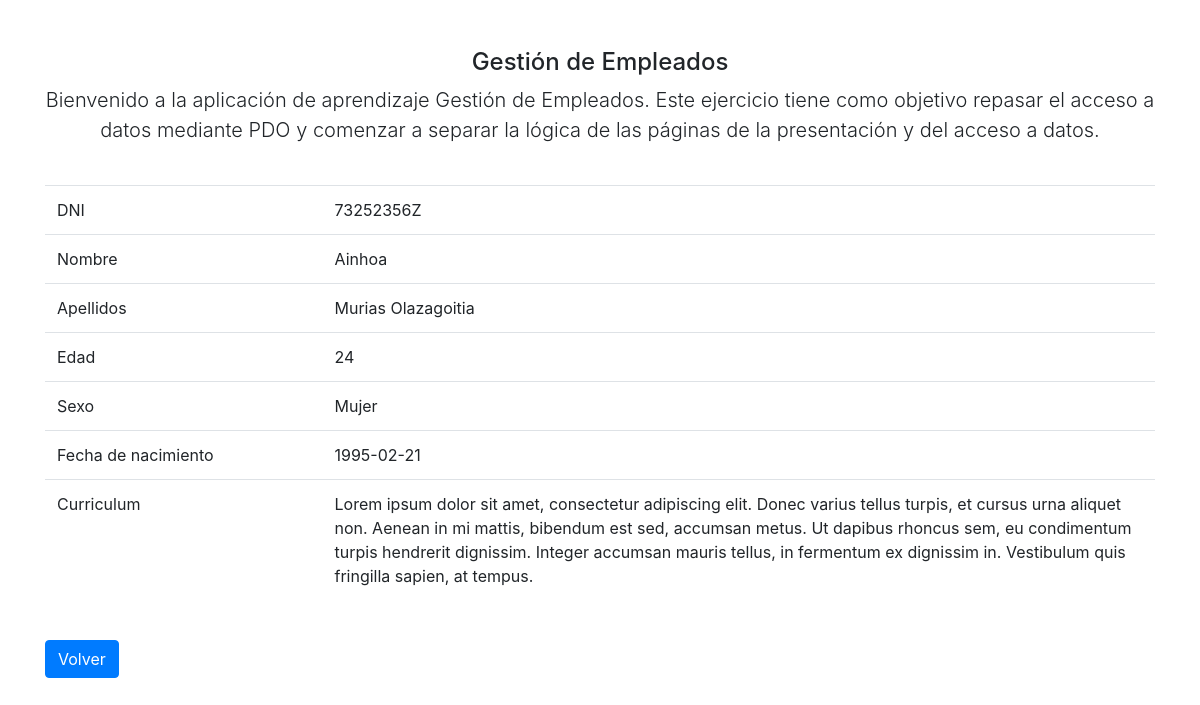
/index.php?accion=detalle&id=3, run on the app's committed database.
### tables this page shows
CREATE TABLE empleado (
    id INT NOT NULL AUTO_INCREMENT,
    nombre VARCHAR(100) NOT NULL,
    apellidos VARCHAR(100) NOT NULL,
    email VARCHAR(100) NOT NULL,
    dni VARCHAR(9) NOT NULL,
    sexo VARCHAR(20) NOT NULL,
    edad INT NOT NULL,
    fecha_nacimiento DATE NOT NULL,
    curriculum VARCHAR(500) NOT NULL,
    created_at TIMESTAMP NOT NULL DEFAULT NOW(),
    PRIMARY KEY (id)
);

### db_functions.php (called while the page is built, shortened)
<?php
function getById($dbh, $id){
    $stmt = $dbh->prepare("SELECT * FROM empleado WHERE id = :id");
    $stmt->setFetchMode(PDO::FETCH_OBJ);
    $data = array(
        "id" => $id
    );
    $stmt->execute($data);
    return $stmt->fetchObject();
}

### views/detalle.view.php (the view)
<?php require('partials/head.php') ?>
    <table class="table">
        <tr>
            <td class="w-25">DNI</td><td><?= $empleado->dni ?></td>
        </tr>
        <tr>
            <td>Nombre</td><td><?= $empleado->nombre ?></td>
        </tr>
        <tr>
            <td>Apellidos</td><td><?= $empleado->apellidos ?></td>
        </tr>
        <tr>
            <td>Edad</td><td><?= $empleado->edad ?></td>
        </tr>
        <tr>
            <td>Sexo</td><td><?= $empleado->sexo ?></td>
        </tr>
        <tr>
            <td>Fecha de nacimiento</td><td><?= $empleado->fecha_nacimiento ?></td>
        </tr>
        <tr>
            <td>Curriculum</td><td><?= $empleado->curriculum ?></td>
        </tr>
    </table>
<br>
<a href="index.php" class="btn btn-primary">Volver</a>
<?php require('partials/footer.php') ?>

### data on the page
empleado: dni "73252356Z", nombre "Ainhoa", apellidos "Murias Olazagoitia", edad "24", sexo "Mujer", fecha_nacimiento "1995-02-21", curriculum "Lorem ipsum dolor sit amet, consectetur adipiscing elit. Donec varius tellus turpis, et cursus urna aliquet non. Aenean in mi mattis, bibendum est sed, accumsan metus. Ut dapibus rhoncus sem, eu condimentum turpis hendrerit dignissim. Integer accumsan mauris tellus, in fermentum ex dignissim in. Vestibulum quis fringilla sapien, at tempus."
